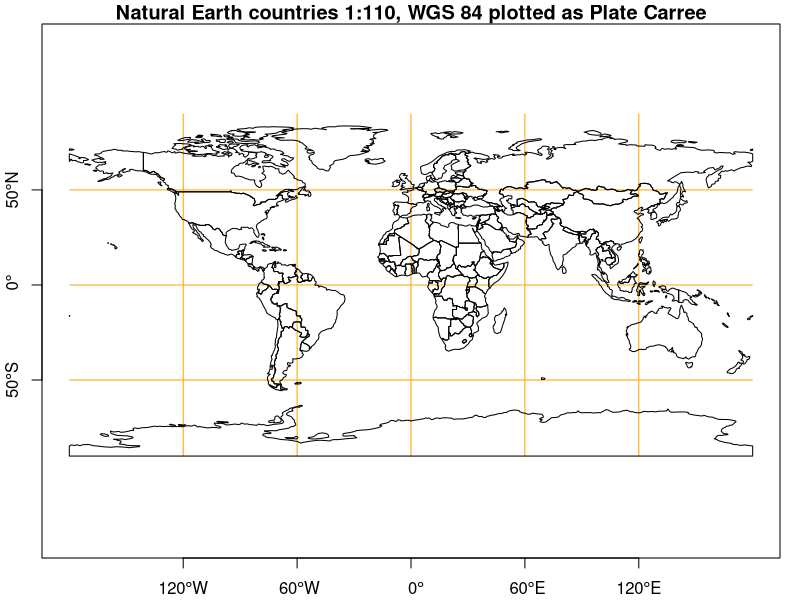
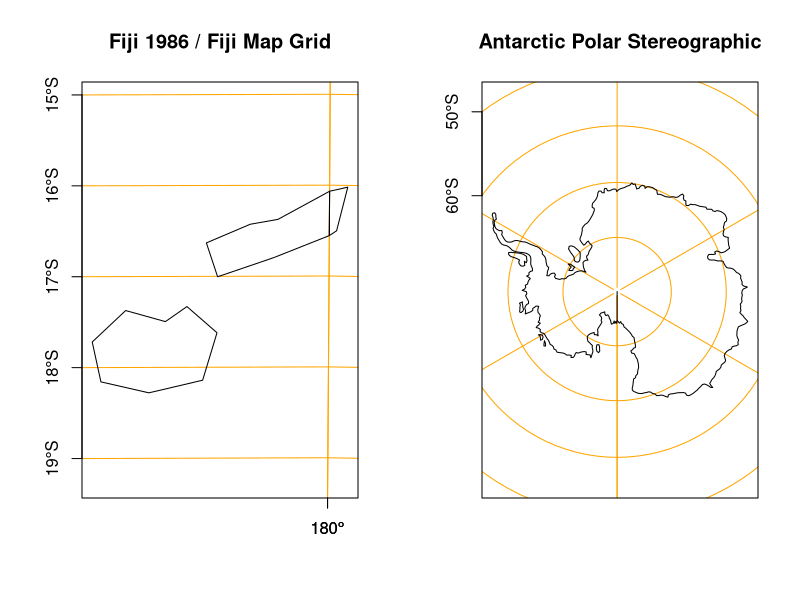
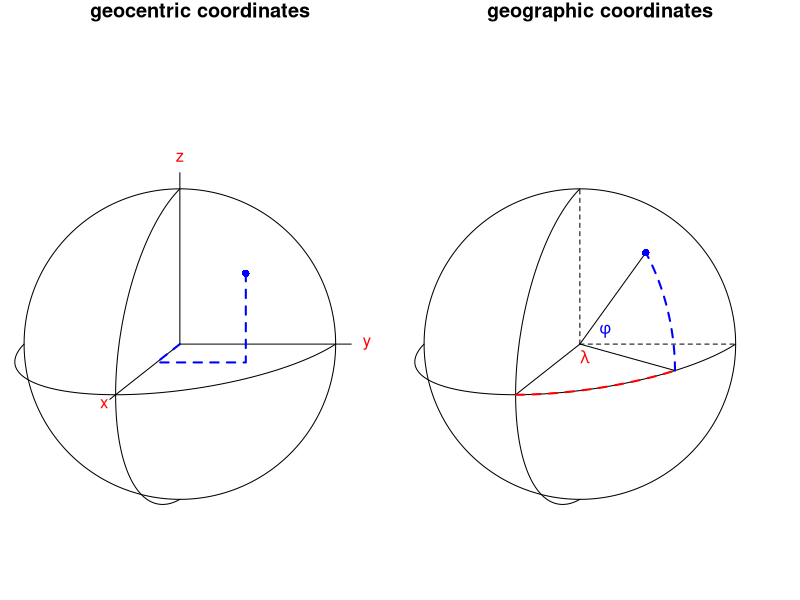
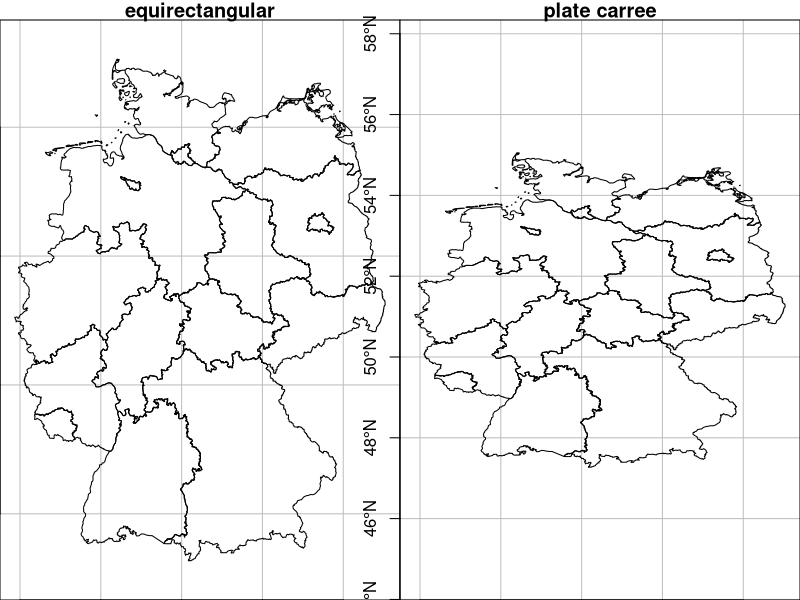
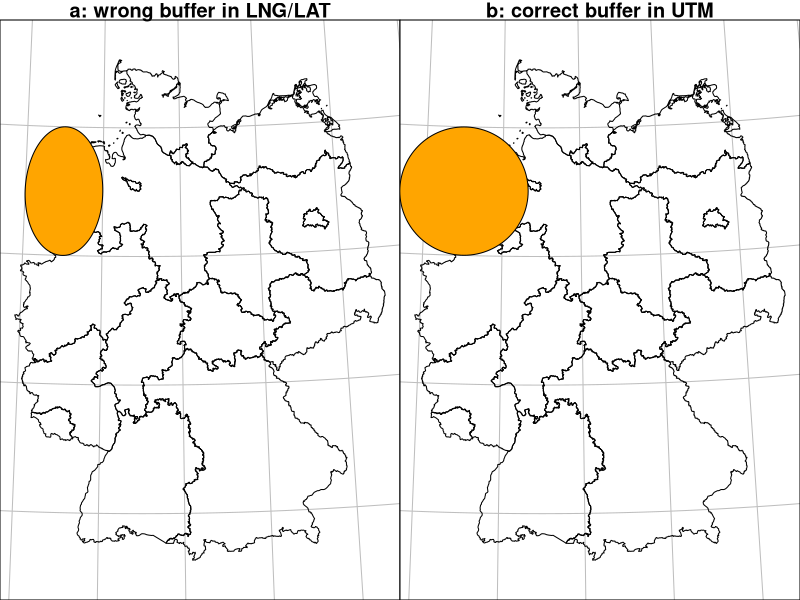
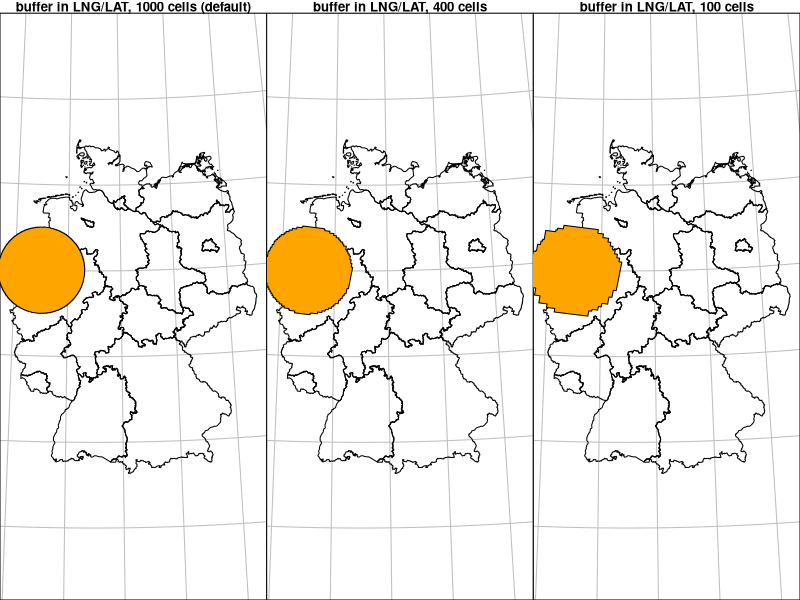

Generate these figures, in order, with R:
## ---- chunk 1
knitr::opts_chunk$set(echo = TRUE)
## ---- chunk 2
suppressPackageStartupMessages(library(sf))
library(rnaturalearth)
co = ne_countries(returnclass = "sf")
plot(co["name_sort"], axes = TRUE, graticule = TRUE, col_graticule = 'orange', 
  main="Natural Earth countries 1:110, WGS 84 plotted as Plate Carree")
## ---- chunk 3
par(mfrow = c(1, 2))
fi = co[co$name_sort == "Fiji",] %>% 
	st_geometry() %>% 
	st_transform('EPSG:3143')
plot(fi[1], graticule=TRUE, axes=TRUE, col_graticule='orange', 
  main = 'Fiji 1986 / Fiji Map Grid')
a = co[co$name_sort == "Antarctica",] %>% 
	st_geometry() %>% 
	st_transform('EPSG:3031')
plot(a[1], graticule=TRUE, axes=TRUE, col_graticule='orange', 
  main = 'Antarctic Polar Stereographic')
## ---- chunk 4
e = cbind(-90:90,0) # equator
f1 = rbind(cbind(0, -90:90)) # 0/antimerid.
f2 = rbind(cbind(90, -90:90), cbind(270, 90:-90))# +/- 90
eq = st_sfc(st_linestring(e), st_linestring(f1), st_linestring(f2), crs=4326)

geoc = st_transform(eq, "+proj=geocent")
cc = rbind(geoc[[1]], NA, geoc[[2]], NA, geoc[[3]])
from3d = function(x, offset, maxz, minz) {
	x = x[,c(2,3,1)] + offset # move to y right, x up, z backw
	x[,2] = x[,2] - maxz      # shift y to left
	d = maxz
	z = x[,3] - minz + offset
	x[,1] = x[,1] * (d/z)
	x[,2] = x[,2] * (d/z)
	x[,1:2]
}
maxz = max(cc[,3], na.rm = TRUE)
minz = min(cc[,3], na.rm = TRUE)
offset = 3e7
circ = from3d(cc, offset, maxz, minz)
mx = max(cc, na.rm = TRUE) * 1.1
x = rbind(c(0, 0, 0), c(mx, 0, 0))
y = rbind(c(0, 0, 0), c(0, mx, 0))
z = rbind(c(0, 0, 0), c(0, 0, mx))
ll = rbind(x, NA, y, NA, z)
l0 =  from3d(ll, offset, maxz, minz)
mx = max(cc, na.rm = TRUE) * 1.2
x = rbind(c(0, 0, 0), c(mx, 0, 0))
y = rbind(c(0, 0, 0), c(0, mx, 0))
z = rbind(c(0, 0, 0), c(0, 0, mx))
ll = rbind(x, NA, y, NA, z)
l =  from3d(ll, offset, maxz, minz)

par(mfrow = c(1, 2))
par(mar=rep(c(0,0,1,0)))
plot.new()
plot.window(xlim = c(min(circ[,1],na.rm = TRUE), 3607103*1.02),
						ylim = c(min(circ[,2],na.rm = TRUE), 2873898*1.1), asp = 1)
lines(circ)
lines(l0)
text(l[c(2,5,8),], labels = c("x", "y", "z"), col = 'red')
# add POINT(60 47)
p = st_as_sfc("POINT(60 47)", crs = 4326) %>% st_transform("+proj=geocent")
p = p[[1]]
pts = rbind(c(0,0,0), c(p[1],0,0), c(p[1],p[2],0), c(p[1],p[2],p[2]))
ptsl =  from3d(pts, offset, maxz, minz)
lines(ptsl, col = 'blue', lty = 2, lwd = 2)
points(ptsl[4,1], ptsl[4,2], col = 'blue', cex = 1, pch = 16)
title("geocentric coordinates")

plot.new()
plot.window(xlim = c(min(circ[,1],na.rm = TRUE), 3607103*1.02),
						ylim = c(min(circ[,2],na.rm = TRUE), 2873898*1.1), asp = 1)
lines(circ)
title("geographic coordinates")

p = st_as_sfc("POINT(60 47)", crs = 4326) %>% st_transform("+proj=geocent")
p = p[[1]]
pts = rbind(c(0,0,0), c(p[1],p[2],p[3]))
pt =  from3d(pts, offset, maxz, minz)
lines(pt)
points(pt[2,1], pt[2,2], col = 'blue', cex = 1, pch = 16)

p0 = st_as_sfc("POINT(60 0)", crs = 4326) %>% st_transform("+proj=geocent")
p0 = p0[[1]]
pts = rbind(c(0,0,0), c(p0[1],p0[2],p0[3]))
pt =  from3d(pts, offset, maxz, minz)
lines(pt)

p0 = st_as_sfc("POINT(0 0)", crs = 4326) %>% st_transform("+proj=geocent")
p0 = p0[[1]]
pts = rbind(c(0,0,0), c(p0[1],p0[2],p0[3]))
pt =  from3d(pts, offset, maxz, minz)
lines(pt)

p0 = st_as_sfc("POINT(0 90)", crs = 4326) %>% st_transform("+proj=geocent")
p0 = p0[[1]]
pts = rbind(c(0,0,0), c(p0[1],p0[2],p0[3]))
pt =  from3d(pts, offset, maxz, minz)
lines(pt, lty = 2)

p0 = st_as_sfc("POINT(90 0)", crs = 4326) %>% st_transform("+proj=geocent")
p0 = p0[[1]]
pts = rbind(c(0,0,0), c(p0[1],p0[2],p0[3]))
pt =  from3d(pts, offset, maxz, minz)
lines(pt, lty = 2)

f1 = rbind(cbind(0:60, 0))
arc = st_sfc(st_linestring(f1), crs=4326)
geoc = st_transform(arc, "+proj=geocent")
cc = rbind(geoc[[1]])
circ = from3d(cc, offset, maxz, minz)
lines(circ, col = 'red', lwd = 2, lty = 2)

f1 = rbind(cbind(60, 0:47))
arc = st_sfc(st_linestring(f1), crs=4326)
geoc = st_transform(arc, "+proj=geocent")
cc = rbind(geoc[[1]])
circ = from3d(cc, offset, maxz, minz)
lines(circ, col = 'blue', lwd = 2, lty = 2)

text(pt[1,1]+100000, pt[1,2]+50000, labels = expression(phi), col = 'blue') # lat
text(pt[1,1]+20000, pt[1,2]-50000, labels = expression(lambda), col = 'red') # lng
## ---- chunk 5
suppressPackageStartupMessages(library(sp))
data(air, package = "spacetime")
DE <- st_as_sf(DE_NUTS1)
par(mfrow=c(1, 2))
plot(st_geometry(DE), graticule=TRUE,axes=TRUE, main="equirectangular")
plot(st_geometry(DE), graticule=TRUE,axes=TRUE,asp=1,main="plate carree")
## ---- chunk 6
suppressPackageStartupMessages(library(units))
## ---- chunk 7
st_as_sfc("POLYGON((0 0,1 0,1 1,0 1,0 0))") %>% 
	st_area()
st_as_sfc("POLYGON((0 0,1 0,1 1,0 1,0 0))", crs = "EPSG:4326") %>% 
	st_area() %>%
	set_units(km^2)
## ---- chunk 8
sf_use_s2(FALSE)
a <- st_as_sfc("POINT(7 53)", crs = "EPSG:4326") %>% 
	st_buffer(set_units(1, degree)) %>%
	st_transform("EPSG:25832") # UTM zone 32 N
b <- st_as_sfc("POINT(7 53)", crs = "EPSG:4326") %>% 
	st_transform("EPSG:25832") %>% # UTM zone 32 N
	st_buffer(set_units(111, km))
## ---- chunk 9
par(mfrow = c(1, 2))
DE_UTM = st_transform(DE, "EPSG:25832")
plot(st_geometry(DE_UTM), graticule=TRUE, main = "a: wrong buffer in LNG/LAT")
plot(a, col = 'orange', add = TRUE)
plot(st_geometry(DE_UTM), graticule=TRUE, main = "b: correct buffer in UTM")
plot(b, col = 'orange', add = TRUE)
## ---- chunk 10
st_as_sfc("POINT(0 89)", crs = "EPSG:4326") %>% 
	st_buffer(set_units(5, degree)) %>%
	st_bbox()
## ---- chunk 11
sf_use_s2(TRUE) # default since sf 1.0-0, released June 9, 2021
a <- st_as_sfc("POINT(7 53)", crs = "EPSG:4326") %>% 
	st_buffer(set_units(1, degree))
## ---- chunk 12
sf_use_s2(TRUE)
a <- st_as_sfc("POINT(7 52)", crs = "EPSG:4326") %>% 
	st_buffer(set_units(1, degree)) %>% # No more warnings!
	st_transform("EPSG:25832") # UTM zone 32 N
b <- st_as_sfc("POINT(7 52)", crs = "EPSG:4326") %>% 
	st_buffer(set_units(1, degree), max_cells = 300) %>%
	st_transform("EPSG:25832") # UTM zone 32 N
c <- st_as_sfc("POINT(7 52)", crs = "EPSG:4326") %>% 
	st_buffer(set_units(1, degree), max_cells = 100) %>%
	st_transform("EPSG:25832") # UTM zone 32 N
## ---- chunk 13
par(mfrow = c(1, 3))
DE_UTM = st_transform(DE, "EPSG:25832")
plot(st_geometry(DE_UTM), graticule=TRUE, main = "buffer in LNG/LAT, 1000 cells (default)")
plot(a, col = 'orange', add = TRUE)
plot(st_geometry(DE_UTM), graticule=TRUE, main = "buffer in LNG/LAT, 400 cells")
plot(b, col = 'orange', add = TRUE)
plot(st_geometry(DE_UTM), graticule=TRUE, main = "buffer in LNG/LAT, 100 cells")
plot(c, col = 'orange', add = TRUE)
